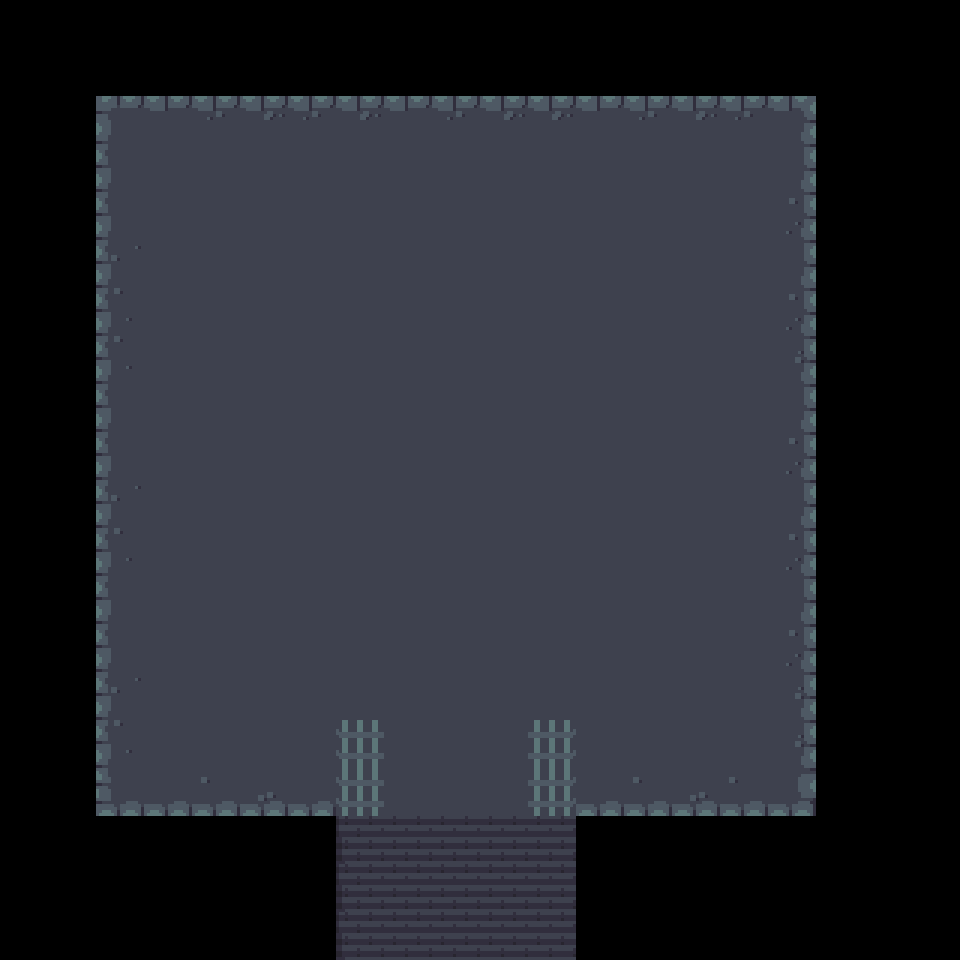

Tiled map render using the project's own tile images. Description and the whole map definition, tile-layer contents included, below:
An orthogonal 20x20 tile map with 48x48 px tiles, 2 tile layers (Tile Layer 2, Capa de patrones 1), 1 hidden layer not drawn, 2 tilesets and 8 objects (6x Event Door, Event Teleport, Event Boss Combat).

<map version="1.10" tiledversion="1.10.1" orientation="orthogonal" renderorder="right-down" width="20" height="20" tilewidth="48" tileheight="48" infinite="0" nextlayerid="5" nextobjectid="60">
 <properties>
  <property name="RandomEncounters" type="bool" value="true" />
 </properties>
 <tileset firstgid="1" source="Dungeon.tsx" />
 <tileset firstgid="65" source="../Textures/Events/Static/Events.tsx" />
 <layer id="3" name="Tile Layer 2" width="20" height="20">
  <data encoding="csv">
0,0,0,0,0,0,0,0,0,0,0,0,0,0,0,0,0,0,0,0,
0,44,44,44,44,44,44,44,44,44,44,44,44,44,44,44,44,44,0,0,
0,44,1,2,3,4,3,4,2,3,4,4,2,3,4,3,5,44,0,0,
0,44,9,11,11,11,11,11,11,11,11,11,11,11,11,11,13,44,0,0,
0,44,9,11,11,11,11,11,11,11,11,11,11,11,11,11,21,44,0,0,
0,44,17,11,11,11,11,11,11,11,11,11,11,11,11,11,13,44,0,0,
0,44,25,11,11,11,11,11,11,11,11,11,11,11,11,11,21,44,0,0,
0,44,25,11,11,11,11,11,11,11,11,11,11,11,11,11,29,44,0,0,
0,44,9,11,11,11,11,11,11,11,11,11,11,11,11,11,13,44,0,0,
0,44,9,11,11,11,11,11,11,11,11,11,11,11,11,11,21,44,0,0,
0,44,17,11,11,11,11,11,11,11,11,11,11,11,11,11,13,44,0,0,
0,44,25,11,11,11,11,11,11,11,11,11,11,11,19,11,21,44,0,0,
0,44,9,11,11,11,11,11,11,11,11,11,11,11,19,11,13,44,0,0,
0,44,9,11,11,11,11,11,11,11,11,11,11,11,19,11,21,44,0,0,
0,44,17,11,11,11,11,11,11,11,11,11,11,11,11,11,29,44,0,0,
0,44,25,11,11,11,11,11,11,11,11,11,11,11,11,11,29,44,0,0,
0,44,33,34,35,36,34,19,19,19,19,19,34,35,36,35,37,44,0,0,
0,44,44,44,44,44,44,42,43,43,43,43,44,44,44,44,44,44,0,0,
0,0,0,0,0,0,44,42,43,43,43,43,44,0,0,0,0,0,0,0,
0,0,0,0,0,0,44,42,43,43,43,43,44,0,0,0,0,0,0,0
</data>
 </layer>
 <layer id="1" name="Capa de patrones 1" width="20" height="20">
  <data encoding="csv">
0,0,0,0,0,0,0,0,0,0,0,0,0,0,0,0,0,0,0,0,
0,0,0,0,0,0,0,0,0,0,0,0,0,0,0,0,0,0,0,0,
0,0,0,0,0,0,0,0,0,0,0,0,0,0,0,0,0,0,0,0,
0,0,0,0,0,0,0,0,0,0,0,0,0,0,0,0,0,0,0,0,
0,0,0,0,0,0,0,0,0,0,0,0,0,0,0,0,0,0,0,0,
0,0,0,0,0,0,0,0,0,0,0,0,0,0,0,0,0,0,0,0,
0,0,0,0,0,0,0,0,0,0,0,0,0,0,0,0,0,0,0,0,
0,0,0,0,0,0,0,0,0,0,0,0,0,0,0,0,0,0,0,0,
0,0,0,0,0,0,0,0,0,0,0,0,0,0,0,0,0,0,0,0,
0,0,0,0,0,0,0,0,0,0,0,0,0,0,0,0,0,0,0,0,
0,0,0,0,0,0,0,0,0,0,0,0,0,0,0,0,0,0,0,0,
0,0,0,0,0,0,0,0,0,0,0,0,0,0,0,0,0,0,0,0,
0,0,0,0,0,0,0,0,0,0,0,0,0,0,0,0,0,0,0,0,
0,0,0,0,0,0,0,0,0,0,0,0,0,0,0,0,0,0,0,0,
0,0,0,0,0,0,0,0,0,0,0,0,0,0,0,0,0,0,0,0,
0,0,0,0,0,0,0,63,0,0,0,64,0,0,0,0,0,0,0,0,
0,0,0,0,0,0,0,63,0,0,0,64,0,0,0,0,0,0,0,0,
0,0,0,0,0,0,0,0,0,0,0,0,0,0,0,0,0,0,0,0,
0,0,0,0,0,0,0,0,0,0,0,0,0,0,0,0,0,0,0,0,
0,0,0,0,0,0,0,0,0,0,0,0,0,0,0,0,0,0,0,0
</data>
 </layer>
 <objectgroup id="2" name="Events" class="Layer of Events">
  <object id="48" name="To Dungeon01" type="Event Teleport" x="336" y="816" width="240" height="96">
   <properties>
    <property name="Base" type="class" propertytype="Base Event">
     <properties>
      <property name="Trigger" type="int" propertytype="Helper Trigger" value="1" />
     </properties>
    </property>
    <property name="Destination" type="class" propertytype="Helper Destination">
     <properties>
      <property name="Destination Map" propertytype="Helper Maps" value="Dungeon02" />
      <property name="Destination X" type="int" value="16" />
      <property name="Destination Y" type="int" value="3" />
     </properties>
    </property>
   </properties>
  </object>
  <object id="50" type="Event Door" gid="81" x="384" y="720" width="48" height="48">
   <properties>
    <property name="GlobalSwitch1" type="class" propertytype="Global Switch">
     <properties>
      <property name="Function" type="qlonglong" propertytype="Helper Switch Function" value="3" />
      <property name="ID" type="int" value="2000" />
     </properties>
    </property>
   </properties>
  </object>
  <object id="51" type="Event Door" gid="81" x="432" y="720" width="48" height="48">
   <properties>
    <property name="GlobalSwitch1" type="class" propertytype="Global Switch">
     <properties>
      <property name="Function" type="qlonglong" propertytype="Helper Switch Function" value="3" />
      <property name="ID" type="int" value="2000" />
     </properties>
    </property>
   </properties>
  </object>
  <object id="52" type="Event Door" gid="81" x="480" y="720" width="48" height="48">
   <properties>
    <property name="GlobalSwitch1" type="class" propertytype="Global Switch">
     <properties>
      <property name="Function" type="qlonglong" propertytype="Helper Switch Function" value="3" />
      <property name="ID" type="int" value="2000" />
     </properties>
    </property>
   </properties>
  </object>
  <object id="55" type="Event Door" gid="81" x="480" y="768" width="48" height="48">
   <properties>
    <property name="GlobalSwitch1" type="class" propertytype="Global Switch">
     <properties>
      <property name="Function" type="qlonglong" propertytype="Helper Switch Function" value="3" />
      <property name="ID" type="int" value="2000" />
     </properties>
    </property>
   </properties>
  </object>
  <object id="56" type="Event Door" gid="81" x="432" y="768" width="48" height="48">
   <properties>
    <property name="GlobalSwitch1" type="class" propertytype="Global Switch">
     <properties>
      <property name="Function" type="qlonglong" propertytype="Helper Switch Function" value="3" />
      <property name="ID" type="int" value="2000" />
     </properties>
    </property>
   </properties>
  </object>
  <object id="57" type="Event Door" gid="81" x="384" y="768" width="48" height="48">
   <properties>
    <property name="GlobalSwitch1" type="class" propertytype="Global Switch">
     <properties>
      <property name="Function" type="qlonglong" propertytype="Helper Switch Function" value="3" />
      <property name="ID" type="int" value="2000" />
     </properties>
    </property>
   </properties>
  </object>
  <object id="59" name="NPC_Generic_02" type="Event Boss Combat" gid="68" x="432" y="336" width="48" height="96">
   <properties>
    <property name="Base" type="class" propertytype="Base Event" />
    <property name="DialoguePath" type="file" value="../../data/Dialogues/Balphogor01.xml" />
    <property name="GlobalSwitch1" type="class" propertytype="Global Switch">
     <properties>
      <property name="Function" type="qlonglong" propertytype="Helper Switch Function" value="1" />
      <property name="ID" type="int" value="2000" />
      <property name="Set To" type="bool" value="true" />
     </properties>
    </property>
   </properties>
  </object>
 </objectgroup>
 <layer id="4" name="Tile Layer 3" width="20" height="20" visible="0">
  <data encoding="csv">
0,0,0,0,0,0,0,0,0,0,0,0,0,0,0,0,0,0,0,0,
0,0,0,0,0,0,0,0,0,0,0,0,0,0,0,0,0,0,0,0,
0,0,0,0,0,0,0,0,0,0,0,0,0,0,0,0,0,0,0,0,
0,0,0,0,0,0,0,0,0,0,0,0,0,0,0,0,0,0,0,0,
0,0,0,0,0,0,0,0,0,0,0,0,0,0,0,0,0,0,0,0,
0,0,0,0,0,0,0,0,0,0,0,0,0,0,0,0,0,0,0,0,
0,0,0,0,0,0,0,0,0,0,0,0,0,0,0,0,0,0,0,0,
0,0,0,0,0,0,0,0,0,0,0,0,0,0,0,0,0,0,0,0,
0,0,0,0,0,0,0,0,0,0,0,0,0,0,0,0,0,0,0,0,
0,0,0,0,0,0,0,0,0,0,0,0,0,0,0,0,0,0,0,0,
0,0,0,0,0,0,0,0,0,0,0,0,0,0,0,0,0,0,0,0,
0,0,0,0,0,0,0,0,0,0,0,0,0,0,0,0,0,0,0,0,
0,0,0,0,0,0,0,0,0,0,0,0,0,0,0,0,0,0,0,0,
0,0,0,0,0,0,0,0,0,0,0,0,0,0,0,0,0,0,0,0,
0,0,0,0,0,0,0,0,0,0,0,0,0,0,0,0,0,0,0,0,
0,0,0,0,0,0,0,0,0,0,0,0,0,0,0,0,0,0,0,0,
0,0,0,0,0,0,0,0,0,0,0,0,0,0,0,0,0,0,0,0,
0,0,0,0,0,0,0,0,0,0,0,0,0,0,0,0,0,0,0,0,
0,0,0,0,0,0,0,0,0,0,0,0,0,0,0,0,0,0,0,0,
0,0,0,0,0,0,0,0,0,0,0,0,0,0,0,0,0,0,0,0
</data>
 </layer>
</map>
